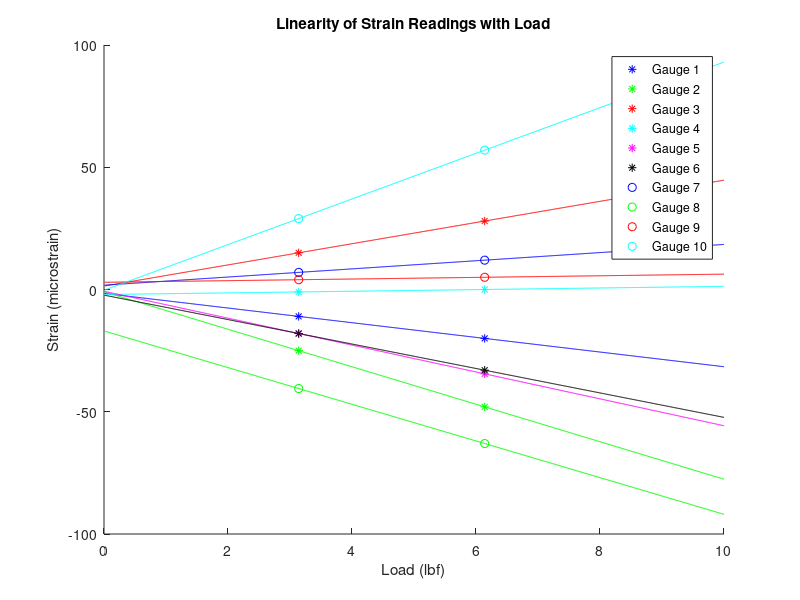

The MATLAB source for this figure:
% Logan Prust - Aer E 322 - Group 4 - Lab 9 Plot

clear,clc;

% get data
loads = [3.14 6.14];
strain = [-11 -25 15 -1 -18 -18 7 -40.5 4 29; -20 -48 28 0 -34.5 -33 12 -63 5 57];

% fit lines to data
for i=1:10
    m(i) = (strain(2,i)-strain(1,i))/3;
    x0(i) = strain(2,i)-loads(2)*m(i);
end

% calculate lines
n=1000;
for j=1:n
    x(j) = j/100;
    for i=1:10
        line(i,j) = x(j)*m(i)+x0(i);
    end
end

% plot everything
figure(1);
hold on;
plot(loads,strain(:,1),'b*');
plot(loads,strain(:,2),'g*');
plot(loads,strain(:,3),'r*');
plot(loads,strain(:,4),'c*');
plot(loads,strain(:,5),'m*');
plot(loads,strain(:,6),'k*');
plot(loads,strain(:,7),'bo');
plot(loads,strain(:,8),'go');
plot(loads,strain(:,9),'ro');
plot(loads,strain(:,10),'co');
plot(x,line(1,:),'b');
plot(x,line(2,:),'g');
plot(x,line(3,:),'r');
plot(x,line(4,:),'c');
plot(x,line(5,:),'m');
plot(x,line(6,:),'k');
plot(x,line(7,:),'b');
plot(x,line(8,:),'g');
plot(x,line(9,:),'r');
plot(x,line(10,:),'c');
legend('Gauge 1','Gauge 2','Gauge 3','Gauge 4','Gauge 5','Gauge 6','Gauge 7','Gauge 8','Gauge 9','Gauge 10');
xlabel('Load (lbf)');
ylabel('Strain (microstrain)');
title('Linearity of Strain Readings with Load');